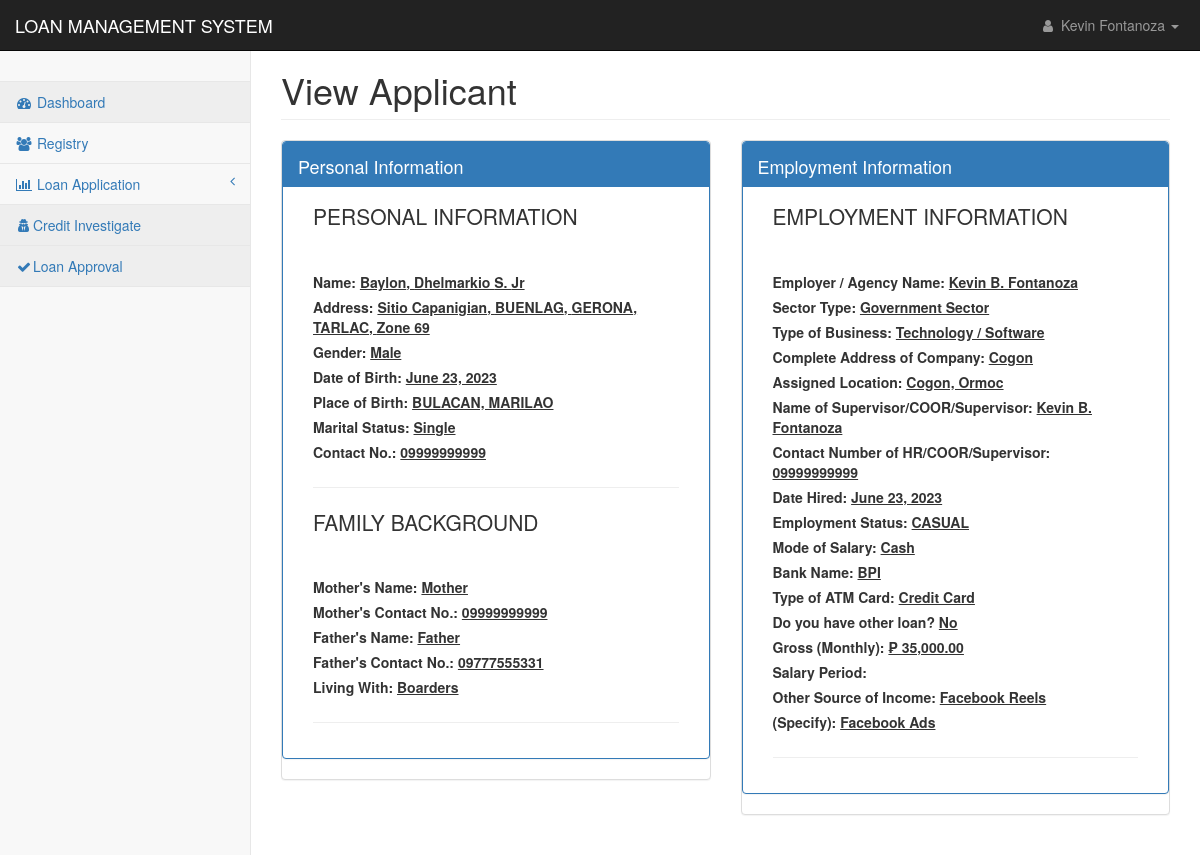
Before: /pages/registry_applicant_view.php?id=AMG0010000001 (signed in) with the older database file.
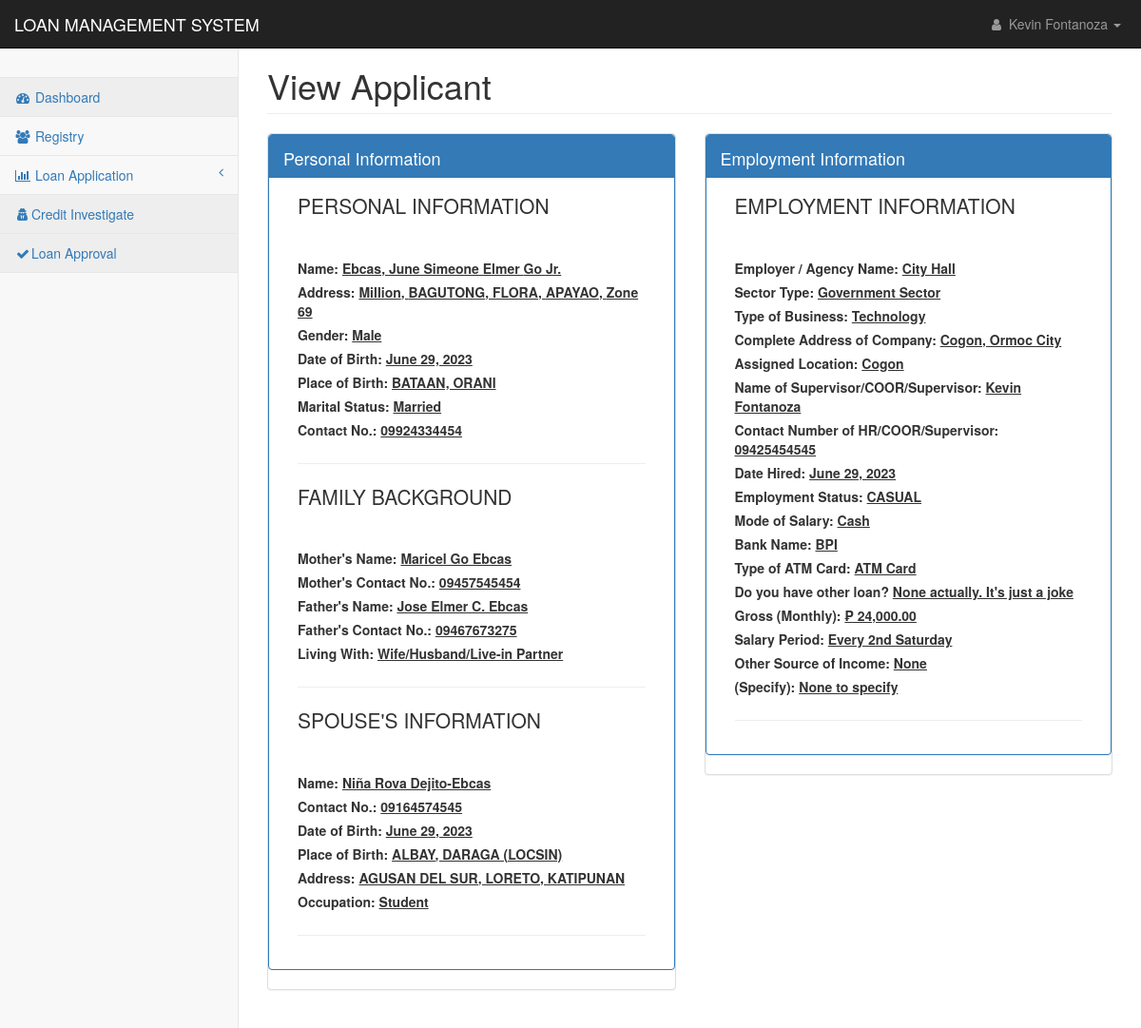
After: the same page with the newer database file.
### tables this page shows
CREATE TABLE `applicants_personal` (
  `applicant_id` int(11) NOT NULL,
  `applicant_code` text NOT NULL,
  `firstname` text NOT NULL,
  `middlename` text NOT NULL,
  `lastname` text NOT NULL,
  `suffix` text NOT NULL,
  `nickname` text NOT NULL,
  `age` text NOT NULL,
  `gender` text NOT NULL,
  `contact1` text NOT NULL,
  `mstatus` text NOT NULL,
  `dob1` date NOT NULL,
  `pob1` text NOT NULL,
  `block1` text NOT NULL,
  `street1` text NOT NULL,
  `phase1` text NOT NULL,
  `brgy1` text NOT NULL,
  `city1` text NOT NULL,
  `province1` text NOT NULL,
  `map_url` text NOT NULL,
  `residence1` text NOT NULL,
  `lwith1` text NOT NULL,
  `block2` text NOT NULL,
  `street2` text NOT NULL,
  `phase2` text NOT NULL,
  `brgy2` text NOT NULL,
  `city2` text NOT NULL,
  `province2` text NOT NULL,
  `residence2` text NOT NULL,
  `lwith2` text NOT NULL,
  `mothername` text NOT NULL,
  `mothercon` text NOT NULL,
  `fathername` text NOT NULL,
  `fathercon` text NOT NULL,
  `file` text NOT NULL,
  `date_encoded` date NOT NULL
);

CREATE TABLE `applicants_work` (
  `work_id` int(11) NOT NULL,
  `applicant_code` text NOT NULL,
  `employer` text NOT NULL,
  `sector_type` text NOT NULL,
  `tob` text NOT NULL,
  `com_address` text NOT NULL,
  `a_location` text NOT NULL,
  `sup_name` text NOT NULL,
  `hr_number` text NOT NULL,
  `date_hired` date NOT NULL,
  `e_status` text NOT NULL,
  `m_salary` text NOT NULL,
  `bank_name` text NOT NULL,
  `atm_card` text NOT NULL,
  `loan` text NOT NULL,
  `monthly_salary` text NOT NULL,
  `s_period` text NOT NULL,
  `other_source` text NOT NULL,
  `specify` text NOT NULL,
  `max_loanable_amt` float NOT NULL,
  `date_encoded` date NOT NULL
);

CREATE TABLE `applicants_spouse` (
  `spouse_id` int(11) NOT NULL,
  `applicant_code` text NOT NULL,
  `spouse_name` text NOT NULL,
  `contact` text NOT NULL,
  `s_dob` date NOT NULL,
  `s_pob` text NOT NULL,
  `s_address` text NOT NULL,
  `s_occupation` text NOT NULL,
  `s_company` text NOT NULL,
  `date_encoded` date NOT NULL
);

### config/conn.php (called while the page is built, shortened)
<?php
class DatabaseConnection
{
    public function connect()
    {
        $conn = new mysqli(DB_HOST,DB_USER,DB_PASSWORD,DB_DATABASE);
        return $this->conn = $conn;
    }
}
?>

### controller/reg_app.php (called while the page is built, shortened)
<?php
require_once('../config/conn.php');
class Registry extends DatabaseConnection {
        function checkId($id, $table){
            $sql ="SELECT * FROM $table WHERE applicant_code = '$id'";
            $result = mysqli_query($this->connect(), $sql);
                while($row = mysqli_fetch_assoc($result)){
                    return 1;
                }
            return 0;
        }
        function displayData($id){
            $spouse = $this->checkId($id, 'applicants_spouse');
            if($spouse == 1){
                $sql ="SELECT * FROM applicants_personal
                INNER JOIN applicants_work ON applicants_personal.applicant_code = applicants_work.applicant_code
                INNER JOIN applicants_spouse ON applicants_personal.applicant_code = applicants_spouse.applicant_code
                WHERE applicants_personal.applicant_code = '$id'";
                return mysqli_query($this->connect(), $sql);
            }else{
                $sql ="SELECT * FROM applicants_personal
                INNER JOIN applicants_work ON applicants_personal.applicant_code = applicants_work.applicant_code
                WHERE applicants_personal.applicant_code = '$id'";
                return mysqli_query($this->connect(), $sql);
            }
        }
    }
?>

### pages/registry_applicant_view.php (the view, shortened to what the rows shown need)
<?php
include('../config/conn.php');
require "../controller/reg_app.php";
if(isset($_GET['id'])){
    $id = $_GET['id'];
}else{
    header('location:reg_applicantion.php');
}
if($_SESSION['user_id']){
?>
<!DOCTYPE html>
<html lang="en">
<head>
    <link href="../css/bootstrap.min.css" rel="stylesheet">
    <link href="../css/metisMenu.min.css" rel="stylesheet">
    <link href="../css/startmin.css" rel="stylesheet">
    <link href="../css/font-awesome.min.css" rel="stylesheet" type="text/css">
</head>
<body>
    <div id="wrapper">
        <div id="page-wrapper">
            <div class="container-fluid">
                <div class="row">
                    <div class="col-lg-12">
                        <h1 class="page-header">View Applicant</h1>
                    </div>
                </div>
                <div class="row">
                    <div class="col-lg-6">
                        <div class="panel tabbed-panel panel-default">
                            <div class="panel panel-primary">
                                <div id="collapseOne" class="panel-collapse collapse in">
                                    <div class="panel-body">
                                        <?php
                                           $view = new Registry();
                                           $result = $view->displayData($id);
                                            foreach($result as $key => $row){
                                        ?>
                                        <div class="col-lg-12">
                                            <p class="lead">PERSONAL INFORMATION</p><br>
                                        </div>
                                        <div class="col-lg-12"><label>Name:
                                                <u><?php echo $row['lastname'].", ".$row['firstname']." ".$row['middlename']." ".$row['suffix'];?>
                                                    </h4></label></div>
                                        <div class="col-lg-12"><label>Address:
                                                <u><?php echo $row['street1'].", ".$row['brgy1'].", ".$row['city1'].", ".$row['province1'].", ".$row['phase1'];?></label>
                                        </div>
                                        <div class="col-lg-12"><label>Gender: <u><?php echo $row['gender']?></label>
                                        </div>
                                        <div class="col-lg-12"><label>Date of Birth:
                                                <u><?php echo date('F d, Y',strtotime($row['dob1'])) ?></label></div>
                                        <div class="col-lg-12"><label>Place of Birth:
                                                <u><?php echo $row['pob1']?></label></div>
                                                <div class="col-lg-12"><label>Marital Status:
                                                <u><?php echo $row['mstatus']?></label></div>
                                        <div class="col-lg-12"><label>Contact No.:
                                                <u><?php echo $row['contact1']?></label></div>
                                        <div class="col-lg-12">
                                            <hr>
                                        </div>
                                        <div class="col-lg-12">
                                            <p class="lead">FAMILY BACKGROUND</p><br>
                                        </div>
                                        <div class="col-lg-12"><label>Mother's Name:
                                                <u><?php echo $row['mothername']?></label></div>
                                        <div class="col-lg-12"><label>Mother's Contact No.:
                                                <u><?php echo $row['mothercon']?></label></div>
                                        <div class="col-lg-12"><label>Father's Name:
                                                <u><?php echo $row['fathername']?></label></div>
                                        <div class="col-lg-12"><label>Father's Contact No.:
                                                <u><?php echo $row['fathercon']?></label></div>
                                        <div class="col-lg-12"><label>Living With:
                                                <u><?php echo $row['lwith1']?></label></div>
                                        <div class="col-lg-12">
                                            <hr>
                                        </div>
                                        <?php
                                            if($row['mstatus'] == "Married"){
                                        ?>
                                        <div class="col-lg-12">
                                            <p class="lead">SPOUSE'S INFORMATION</p><br>
                                        </div>
                                        <div class="col-lg-12"><label>Name: <u><?php echo $row['spouse_name']?></label>
                                        </div>
                                        <div class="col-lg-12"><label>Contact No.:
                                                <u><?php echo $row['contact']?></label></div>
                                        <div class="col-lg-12"><label>Date of Birth:
                                                <u><?php echo date('F d, Y',strtotime($row['s_dob']))?></label></div>
                                        <div class="col-lg-12"><label>Place of Birth:
                                                <u><?php echo $row['s_pob']?></label></div>
                                        <div class="col-lg-12"><label>Address: <u><?php echo $row['s_address']?></label>
                                        </div>
                                        <div class="col-lg-12"><label>Occupation:
                                                <u><?php echo $row['s_occupation'];?></label></div>
                                        <div class="col-lg-12">
                                            <hr>
                                        </div>
                                        <?php
                                        }
                                        ?>
                                    </div>
                                </div>
                            </div>
                        </div>
                    </div>
                    <?php if($row['employer'] != ""){?>
                    <div class="col-lg-6">
                        <div class="panel tabbed-panel panel-default">
                            <div class="panel panel-primary">
                                <div class="panel-heading">
                                    <h4>
                                        Employment Information
                                    </h4>
                                </div>
                                <div id="collapseOne" class="panel-collapse collapse in">
                                    <div class="panel-body">
                                        <div class="col-lg-12">
                                            <p class="lead">EMPLOYMENT INFORMATION</p><br>
                                        </div>
                                        <div class="col-lg-12"><label>Employer / Agency Name:
                                                <u><?php echo $row['employer']?></label></div>
                                        <div class="col-lg-12"><label>Sector Type:
                                                <u><?php echo $row['sector_type']?></label></div>
                                        <div class="col-lg-12"><label>Type of Business:
                                                <u><?php echo $row['tob']?></label></div>
                                        <div class="col-lg-12"><label>Complete Address of Company:
                                                <u><?php echo $row['com_address']?></label></div>
                                        <div class="col-lg-12"><label>Assigned Location:
                                                <u><?php echo $row['a_location']?></label></div>
                                        <div class="col-lg-12"><label>Name of Supervisor/COOR/Supervisor:
                                                <u><?php echo $row['sup_name']?></label></div>
                                        <div class="col-lg-12"><label>Contact Number of HR/COOR/Supervisor:
                                                <u><?php echo $row['hr_number']?></label></div>
                                        <div class="col-lg-12"><label>Date Hired:
                                                <u><?php echo ($row['date_hired'] == "0000-00-00") ? $row['date_hired'] : date('F d, Y',strtotime($row['date_hired']));  ?>
                                        </div>
                                        <div class="col-lg-12"><label>Employment Status:
                                                <u><?php echo $row['e_status'];?></label></div>
                                        <div class="col-lg-12"><label>Mode of Salary:
                                                <u><?php echo $row['m_salary'];?></label></div>
                                        <div class="col-lg-12"><label>Bank Name:
                                                <u><?php echo $row['bank_name'];?></label></div>
                                        <div class="col-lg-12"><label>Type of ATM Card:
                                                <u><?php echo $row['atm_card'];?></label></div>
                                        <div class="col-lg-12"><label>Do you have other loan?
                                                <u><?php echo $row['loan'];?></label></div>
                                        <div class="col-lg-12"><label>Gross (Monthly):
                                                <u><?php  echo  "₱ ".number_format(floatval($row['monthly_salary']),2)??null;?></label>
                                        </div>
                                        <div class="col-lg-12"><label>Salary Period:
                                                <u><?php echo $row['s_period'];?></label></div>
                                        <div class="col-lg-12"><label>Other Source of Income:
                                                <u><?php echo $row['other_source'];?></label></div>
                                        <div class="col-lg-12"><label>(Specify):
                                                <u><?php echo $row['specify'];?></label></div>
                                        <div class="col-lg-12">
                                            <hr>
                                        </div>
                                    </div>
                                </div>
                            </div>
                        </div>
                    </div>
                    <?php
                            }
                        }
                    ?>
                </div>
                <br>
            </div>
        </div>
    </div>
</body>
</html>
<?php
}else{
    header('location: index.php');
}
?>

Changed rows visible on the page:
removed applicants_personal: lastname "Baylon", firstname "Dhelmarkio", middlename "S.", suffix "Jr", street1 "Sitio Capanigian", brgy1 "BUENLAG", city1 "GERONA", province1 "TARLAC", phase1 "Zone 69", gender "Male", dob1 "June 23, 2023", pob1 "BULACAN, MARILAO", mstatus "Single", contact1 "09999999999", mothername "Mother", mothercon "09999999999", fathername "Father", fathercon "09777555331", lwith1 "Boarders", applicants_work.employer "Kevin B. Fontanoza", applicants_work.sector_type "Government Sector", applicants_work.tob "Technology / Software", applicants_work.com_address "Cogon", applicants_work.a_location "Cogon, Ormoc", applicants_work.sup_name "Kevin B. Fontanoza", applicants_work.hr_number "09999999999", applicants_work.date_hired "June 23, 2023", applicants_work.e_status "CASUAL", applicants_work.m_salary "Cash", applicants_work.bank_name "BPI", applicants_work.atm_card "Credit Card", applicants_work.loan "No", applicants_work.monthly_salary "₱ 35,000.00", applicants_work.other_source "Facebook Reels", applicants_work.specify "Facebook Ads"
added applicants_personal: lastname "Ebcas", firstname "June Simeone Elmer", middlename "Go", suffix "Jr.", street1 "Million", brgy1 "BAGUTONG", city1 "FLORA", province1 "APAYAO", phase1 "Zone 69", gender "Male", dob1 "June 29, 2023", pob1 "BATAAN, ORANI", mstatus "Married", contact1 "09924334454", mothername "Maricel Go Ebcas", mothercon "09457545454", fathername "Jose Elmer C. Ebcas", fathercon "09467673275", lwith1 "Wife/Husband/Live-in Partner", applicants_spouse.spouse_name "Niña Rova Dejito-Ebcas", applicants_spouse.contact "09164574545", applicants_spouse.s_dob "June 29, 2023", applicants_spouse.s_pob "ALBAY, DARAGA (LOCSIN)", applicants_spouse.s_address "AGUSAN DEL SUR, LORETO, KATIPUNAN", applicants_spouse.s_occupation "Student", applicants_work.employer "City Hall", applicants_work.sector_type "Government Sector", applicants_work.tob "Technology", applicants_work.com_address "Cogon, Ormoc City", applicants_work.a_location "Cogon", applicants_work.sup_name "Kevin Fontanoza", applicants_work.hr_number "09425454545", applicants_work.date_hired "June 29, 2023", applicants_work.e_status "CASUAL", applicants_work.m_salary "Cash", applicants_work.bank_name "BPI", applicants_work.atm_card "ATM Card", applicants_work.loan "None actually. It's just a joke", applicants_work.monthly_salary "₱ 24,000.00", applicants_work.s_period "Every 2nd Saturday", applicants_work.other_source "None", applicants_work.specify "None to specify"
